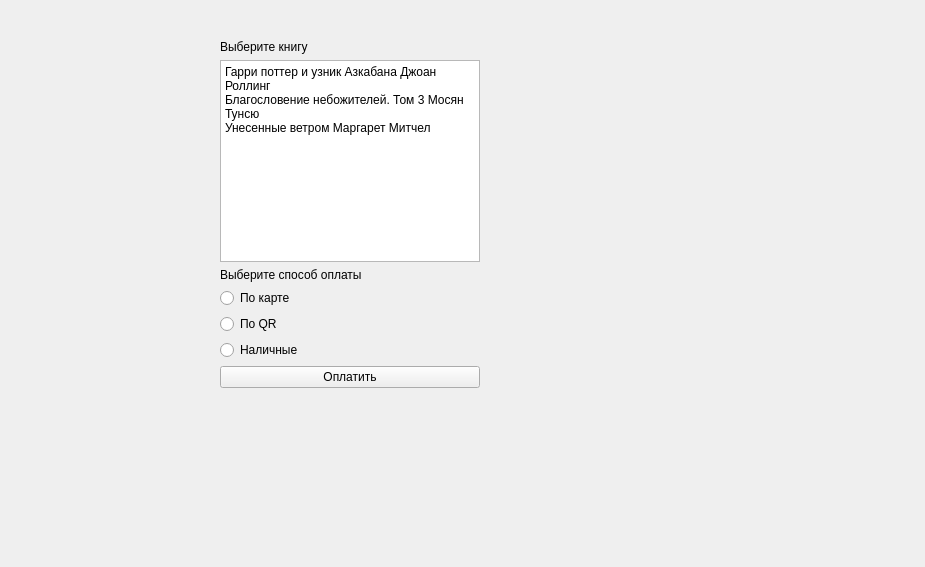
<?xml version="1.0" encoding="UTF-8"?>
<ui version="4.0">
 <class>Form</class>
 <widget class="QWidget" name="Form">
  <property name="geometry">
   <rect>
    <x>0</x>
    <y>0</y>
    <width>925</width>
    <height>567</height>
   </rect>
  </property>
  <property name="windowTitle">
   <string>Form</string>
  </property>
  <widget class="QWidget" name="">
   <property name="geometry">
    <rect>
     <x>220</x>
     <y>40</y>
     <width>260</width>
     <height>348</height>
    </rect>
   </property>
   <layout class="QVBoxLayout" name="verticalLayout_2">
    <item>
     <layout class="QVBoxLayout" name="verticalLayout">
      <item>
       <widget class="QLabel" name="label">
        <property name="text">
         <string>Выберите книгу</string>
        </property>
       </widget>
      </item>
      <item>
       <widget class="QTextEdit" name="textEdit">
        <property name="html">
         <string>&lt;!DOCTYPE HTML PUBLIC &quot;-//W3C//DTD HTML 4.0//EN&quot; &quot;http://www.w3.org/TR/REC-html40/strict.dtd&quot;&gt;
&lt;html&gt;&lt;head&gt;&lt;meta name=&quot;qrichtext&quot; content=&quot;1&quot; /&gt;&lt;meta charset=&quot;utf-8&quot; /&gt;&lt;style type=&quot;text/css&quot;&gt;
p, li { white-space: pre-wrap; }
hr { height: 1px; border-width: 0; }
li.unchecked::marker { content: &quot;\2610&quot;; }
li.checked::marker { content: &quot;\2612&quot;; }
&lt;/style&gt;&lt;/head&gt;&lt;body style=&quot; font-family:'Segoe UI'; font-size:9pt; font-weight:400; font-style:normal;&quot;&gt;
&lt;p style=&quot; margin-top:0px; margin-bottom:0px; margin-left:0px; margin-right:0px; -qt-block-indent:0; text-indent:0px;&quot;&gt;Гарри поттер и узник Азкабана Джоан Роллинг&lt;/p&gt;
&lt;p style=&quot; margin-top:0px; margin-bottom:0px; margin-left:0px; margin-right:0px; -qt-block-indent:0; text-indent:0px;&quot;&gt;Благословение небожителей. Том 3 Мосян Тунсю&lt;/p&gt;
&lt;p style=&quot; margin-top:0px; margin-bottom:0px; margin-left:0px; margin-right:0px; -qt-block-indent:0; text-indent:0px;&quot;&gt;Унесенные ветром Маргарет Митчел&lt;/p&gt;
&lt;p style=&quot;-qt-paragraph-type:empty; margin-top:0px; margin-bottom:0px; margin-left:0px; margin-right:0px; -qt-block-indent:0; text-indent:0px;&quot;&gt;&lt;br /&gt;&lt;/p&gt;
&lt;p style=&quot;-qt-paragraph-type:empty; margin-top:0px; margin-bottom:0px; margin-left:0px; margin-right:0px; -qt-block-indent:0; text-indent:0px;&quot;&gt;&lt;br /&gt;&lt;/p&gt;&lt;/body&gt;&lt;/html&gt;</string>
        </property>
       </widget>
      </item>
      <item>
       <widget class="QLabel" name="label_2">
        <property name="text">
         <string>Выберите способ оплаты</string>
        </property>
       </widget>
      </item>
      <item>
       <widget class="QRadioButton" name="radioButton">
        <property name="text">
         <string>По карте</string>
        </property>
       </widget>
      </item>
      <item>
       <widget class="QRadioButton" name="radioButton_2">
        <property name="text">
         <string>По QR </string>
        </property>
       </widget>
      </item>
      <item>
       <widget class="QRadioButton" name="radioButton_3">
        <property name="text">
         <string>Наличные</string>
        </property>
       </widget>
      </item>
     </layout>
    </item>
    <item>
     <widget class="QPushButton" name="pushButton">
      <property name="text">
       <string>Оплатить</string>
      </property>
     </widget>
    </item>
   </layout>
  </widget>
 </widget>
 <resources/>
 <connections/>
</ui>
